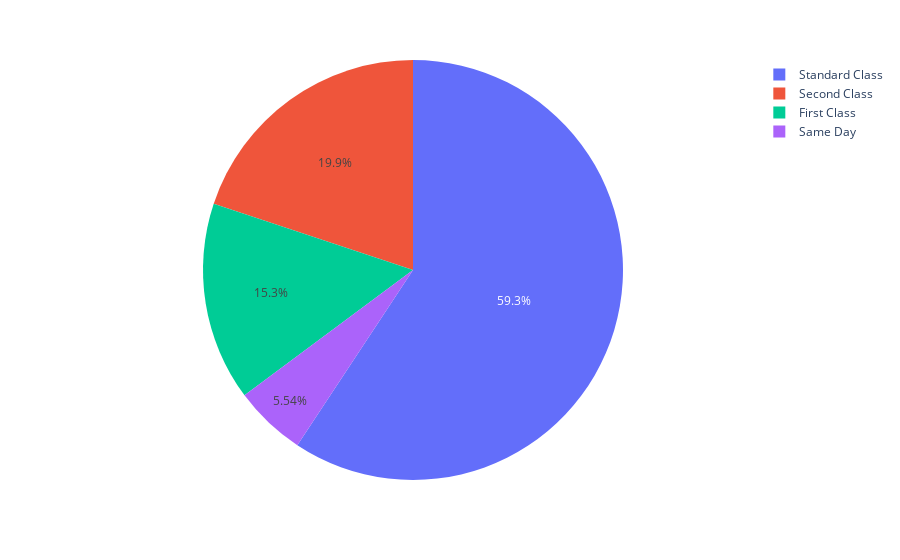
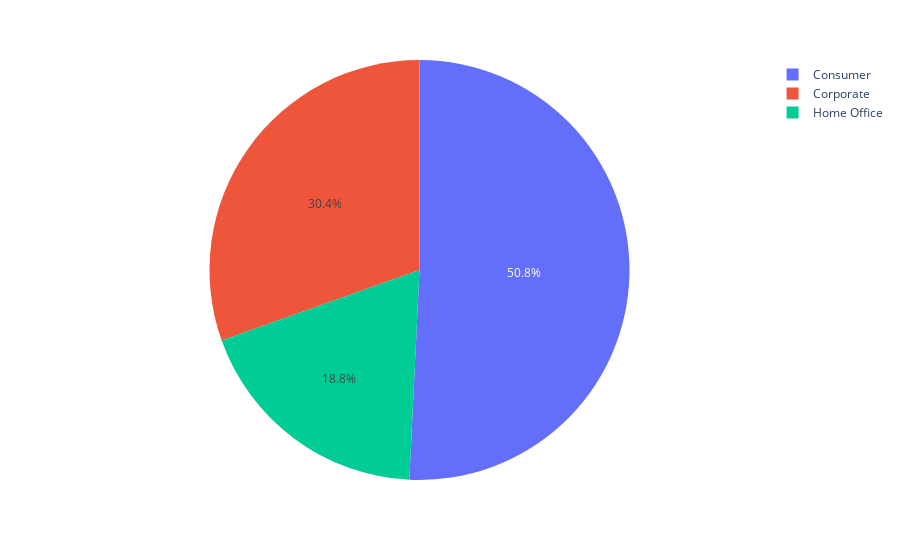
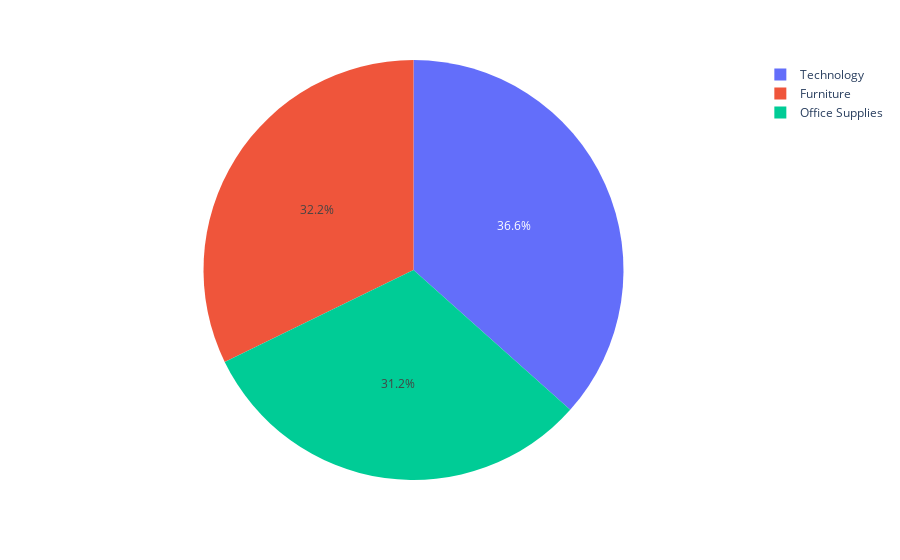
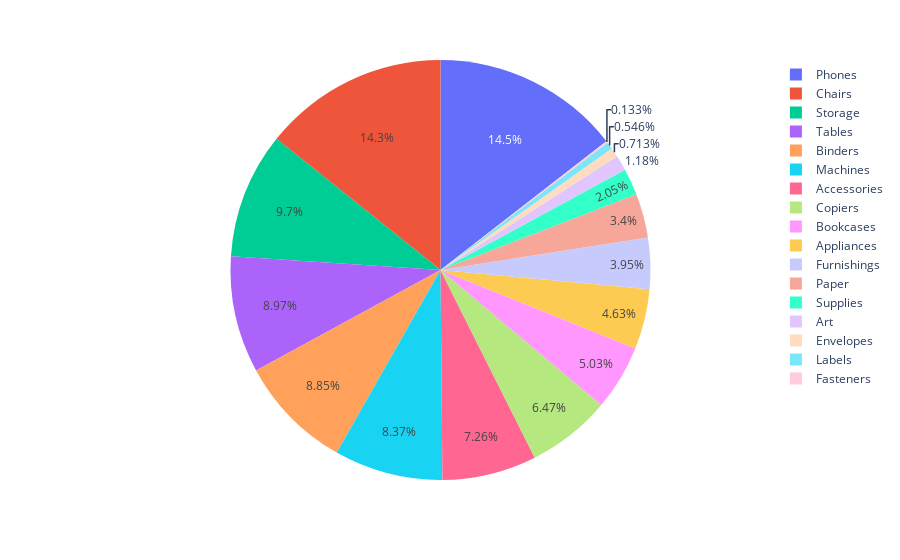

Here is the notebook cell these charts were saved with, in order:
### Code cell
cat_feats = ["Ship Mode", "Segment", "Category", "Sub-Category"]

for i in cat_feats:
    fig = px.pie(data, values='Sales', names=i)
    fig.show()

### Figure 1 — Plotly figure (JSON) as saved in the notebook; plotly's stock layout.template omitted (floating-point values rounded to 4 significant figures; data arrays with more than 128 entries replaced by an {"elided": "..."} marker saying what was removed)
{"data": [{"domain": {"x": [0, 1], "y": [0, 1]}, "hovertemplate": "Ship Mode=%{label}<br>Sales=%{value}<extra></extra>", "labels": {"elided": "9799 str values"}, "legendgroup": "", "name": "", "showlegend": true, "type": "pie", "values": {"elided": "9799 float values"}}], "layout": {"legend": {"tracegroupgap": 0}, "margin": {"t": 60}}}

### Figure 2 — Plotly figure (JSON) as saved in the notebook; plotly's stock layout.template omitted (floating-point values rounded to 4 significant figures; data arrays with more than 128 entries replaced by an {"elided": "..."} marker saying what was removed)
{"data": [{"domain": {"x": [0, 1], "y": [0, 1]}, "hovertemplate": "Segment=%{label}<br>Sales=%{value}<extra></extra>", "labels": {"elided": "9799 str values"}, "legendgroup": "", "name": "", "showlegend": true, "type": "pie", "values": {"elided": "9799 float values"}}], "layout": {"legend": {"tracegroupgap": 0}, "margin": {"t": 60}}}

### Figure 3 — Plotly figure (JSON) as saved in the notebook; plotly's stock layout.template omitted (floating-point values rounded to 4 significant figures; data arrays with more than 128 entries replaced by an {"elided": "..."} marker saying what was removed)
{"data": [{"domain": {"x": [0, 1], "y": [0, 1]}, "hovertemplate": "Category=%{label}<br>Sales=%{value}<extra></extra>", "labels": {"elided": "9799 str values"}, "legendgroup": "", "name": "", "showlegend": true, "type": "pie", "values": {"elided": "9799 float values"}}], "layout": {"legend": {"tracegroupgap": 0}, "margin": {"t": 60}}}

### Figure 4 — Plotly figure (JSON) as saved in the notebook; plotly's stock layout.template omitted (floating-point values rounded to 4 significant figures; data arrays with more than 128 entries replaced by an {"elided": "..."} marker saying what was removed)
{"data": [{"domain": {"x": [0, 1], "y": [0, 1]}, "hovertemplate": "Sub-Category=%{label}<br>Sales=%{value}<extra></extra>", "labels": {"elided": "9799 str values"}, "legendgroup": "", "name": "", "showlegend": true, "type": "pie", "values": {"elided": "9799 float values"}}], "layout": {"legend": {"tracegroupgap": 0}, "margin": {"t": 60}}}
